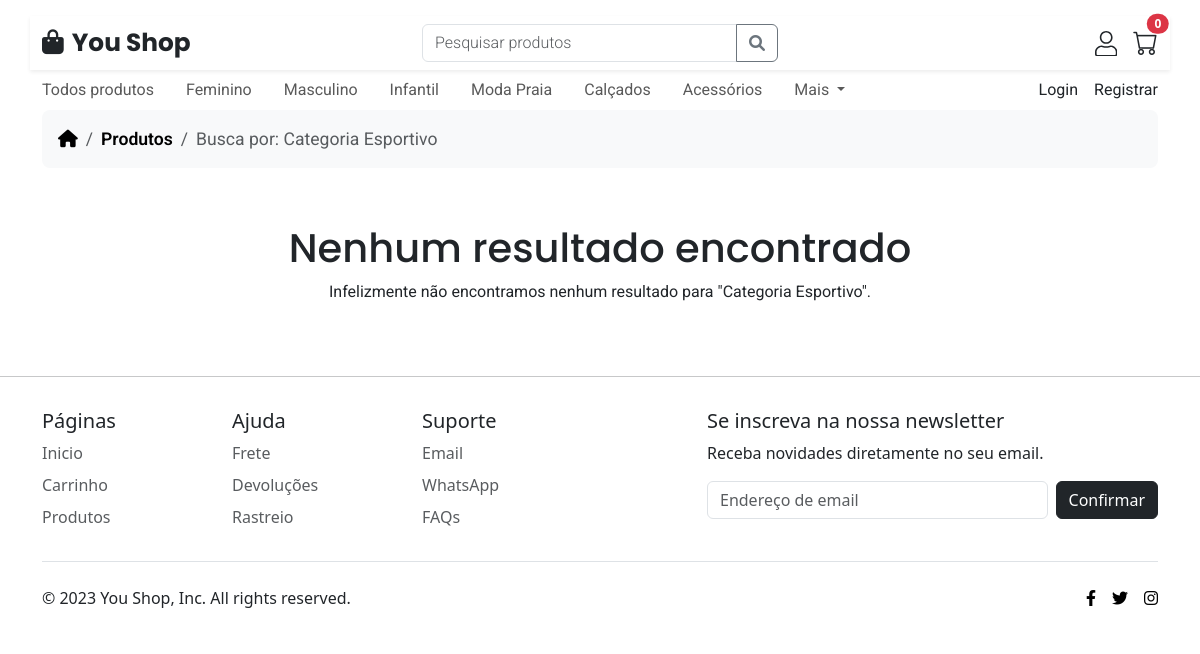
Screenshot of /products?category=7 with the database file from the repository.
### models/category.py (models this page shows)
class Category(BaseModel):
    __tablename__ = 'category'
    name = db.Column(db.String(200), nullable=False)
    image = db.Column(db.String(500), nullable=False)
    products = db.relationship('Product', backref='category')

### view.py (the view, shortened to what this page needs)
@view_blueprint.route('/products', methods=['GET', 'POST', 'PUT', 'PATCH', 'DELETE'])
def products():
    if request.method == 'GET':
        pass
    categories = Category.get_all()
    search_query = request.args.get('search')
    category_id = request.args.get('category')
    page = int(request.args.get('page', 1))  # Default to page 1 if 'page' parameter is not provided
    page_size = 6  # MMC entre 2(quantidade de colunas mobile) e 3 (quantidade de colunas desktop)
    if search_query:
        products_list = Product.search_products_by_string(search_query.strip())
        if not products_list:
            return render_template(
                'no-results.html',
                categories=categories,
                cartLength=cartLengthExample,
                search_query=search_query
            )
    elif category_id:
        products_list = Product.get_products_by_category_id(int(category_id))
        if not products_list:
            return render_template(
                'no-results.html',
                categories=categories,
                cartLength=cartLengthExample,
                search_query=f"Categoria {Category.get_by_id(int(category_id)).name}"
            )
    else:
        products_list = Product.get_all()

### models/base.py (called while the page is built)
    @classmethod
    def get_all(cls) -> list['BaseModel']:
        return cls.query.all()

    @classmethod
    def get_by_id(cls, id: int) -> 'BaseModel':
        return cls.query.get(id)

### models/product.py (called while the page is built)
    @classmethod
    def get_products_by_category_id(cls, category_id: int) -> list['Product']:
        return cls.query.filter_by(category_id=category_id).all()

### templates/no-results.html (shortened to what this page needs)
{% extends 'main-template.html' %}
{% block content %}
<section>
  <div class="container-lg">
    <nav aria-label="breadcrumb">
        <ol class="breadcrumb breadcrumb-chevron p-3 bg-body-tertiary rounded-3 fcs-15 roboto">
          <li class="breadcrumb-item">
            <a class="link-body-emphasis" href="{{ url_for('view.home') }}">
              <i class="fa-solid fa-house"></i>
            </a>
          </li>
          <li class="breadcrumb-item">
            <a class="link-body-emphasis fw-semibold text-decoration-none" href="{{ url_for('view.products') }}">Produtos</a>
          </li>
          <li class="breadcrumb-item active text-truncate" aria-current="page" style="max-width: 55vw;">
            Busca por: {{ search_query }}
          </li>
        </ol>
      </nav>
      <div class="row my-5 text-center">
        <div class="col-md-12 my-2">
          <h1 class="poppins">Nenhum resultado encontrado</h1>
          <p class="roboto">Infelizmente não encontramos nenhum resultado para "{{ search_query }}".</p>
        </div>
      </div>
  </div>
</section>
{% endblock %}

### templates/menu.html (shortened to what this page needs)
<header class="container-lg mt-3">
  <div class="row d-flex shadow-sm py-2">
    <div class="col-6 col-md-4 d-flex">
      <a href="{{ url_for('view.home') }}" class="text-decoration-none poppins fw-bold fcs-16 text-dark mx-auto mx-md-0 my-auto"><i class="fa-solid fa-bag-shopping me-2"></i>You Shop</a>
    </div>
    <div class="col-0 col-md-4 d-none d-md-block mx-auto">
      <form action="{{ url_for('view.search') }}" method="post">
        <div class="input-group">
          <input type="text" name="search" class="form-control roboto fw-light" placeholder="Pesquisar produtos" aria-label="Pesquisar produtos" aria-describedby="searchButton">
          <button id="searchButton" class="btn btn-outline-secondary" type="submit"><i class="fas fa-search"></i></button>
        </div>
      </form>
    </div>
    <div class="col-4 col-md-4 d-flex align-content-center justify-content-end">
      <div class="dropdown mx-3 my-auto">
        <a id="userDropdown" data-toggle="dropdown" aria-haspopup="true" aria-expanded="false">
        </a>
      </div>
      <a class="position-relative text-decoration-none text-dark" href="{{ url_for('view.cart') }}">
        <i class="bi bi-cart fcs-16 my-auto"></i>
        <span id="cartLength" class="position-absolute top-0 start-100 translate-middle badge rounded-pill bg-danger">
          {{ cartLength }}
        </span>
      </a>
    </div>
  </div>
</header>
<nav class="navbar navbar-expand-md align-items-start p-0">
  <div class="container-lg d-block">
    <div class="row">
      <div class="col-10 collapse navbar-collapse" id="navbarSupportedContent">
        <ul id="categoryList" class="navbar-nav me-auto">
          <li class="nav-item me-3 no-wrap">
            <a href="{{ url_for('view.products') }}" class="nav-link roboto ps-0">Todos produtos</a>
          </li>
          {% for category in categories %}
          <li class="nav-item me-3 no-wrap roboto d-flex">
            <a href=" {{ url_for('view.products', category=category.id) }}" class="nav-link">{{ category.name }}</a>
          </li>
          {% endfor %}
          <li class="nav-item dropdown me-3" id="moreDropdown">
            <a class="nav-link dropdown-toggle roboto" href="#" role="button" data-bs-toggle="dropdown" aria-expanded="false">
              Mais
            </a>
          </li>
        </ul>
      </div>
      <div class="col-2 d-none d-md-flex justify-content-end roboto my-auto">
        <a href="{{ url_for('view.login') }}" class="text-decoration-none text-dark me-3">Login</a>
        <a href="{{ url_for('view.register') }}" class="text-decoration-none text-dark">Registrar</a>
      </div>
    </div>
  </div>
</nav>

### static/assets/css/style.css (style rules this page uses)
:root { --primary: #EEEEEE; --responsible-font-size-11: calc(1.7rem + 2.2vh); --responsible-font-size-12: calc(1rem + 1.5vh); --responsible-font-size-13: calc(0.8rem + 1.2vh); --responsible-font-size-14: calc(0.7rem + 1.2vh); --responsible-font-size-15: calc(0.7rem + 0.8vh); --responsible-font-size-16: calc(1.3rem + 0.5vh); --responsible-font-size-17: calc(1rem + 0.1vh);; }
.poppins { font-family: 'Poppins', sans-serif; }
.roboto { font-family: 'Roboto', sans-serif; }
.fcs-15 { font-size: var(--responsible-font-size-15); }
.fcs-16 { font-size: var(--responsible-font-size-16); }

### templates/main-template.html (style rules this page uses)
.nav-item.no-wrap { white-space: nowrap; }

### rows the page displays
Category: name "Feminino"
Category: name "Masculino"
Category: name "Infantil"
Category: name "Moda Praia"
Category: name "Calçados"
Category: name "Acessórios"

### other values shown
{{ cartLength }} "0"
{{ search_query }} "Categoria Esportivo"
